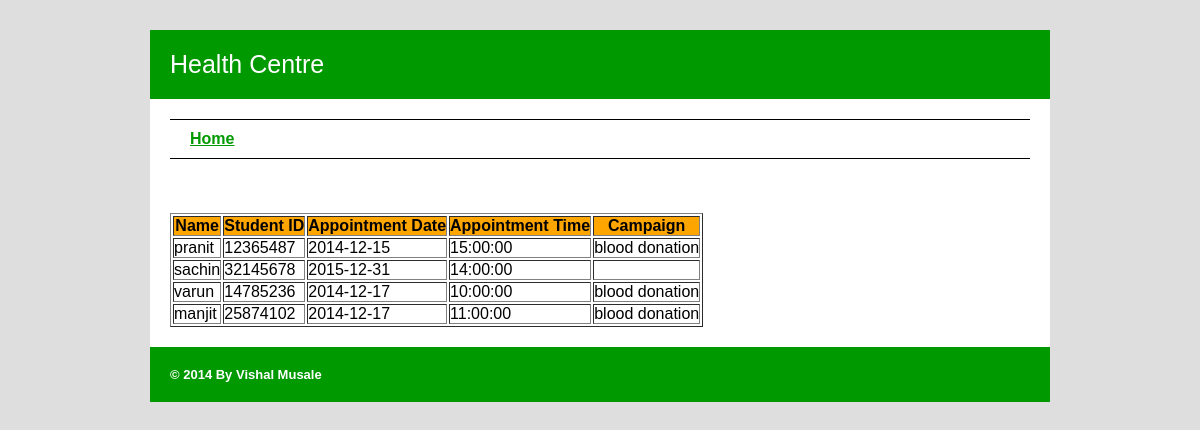
The page /view.php on the database its author committed.
### tables this page shows
CREATE TABLE IF NOT EXISTS `appointment` (
`id` int(11) NOT NULL,
  `name` varchar(150) NOT NULL,
  `stud_id` int(10) NOT NULL,
  `email` varchar(1024) NOT NULL,
  `reason` varchar(1000) NOT NULL,
  `speciality` varchar(50) NOT NULL,
  `date` date DEFAULT NULL,
  `time` time DEFAULT NULL,
  `campaign` varchar(100) NOT NULL,
  `actions` varchar(50) NOT NULL
);

### view.php (the view)
<?php include 'header.php'; ?>
	<div id = "navigation">
		<tr><td><a href = "schedule_appointment.php">Home</a></td><td>&nbsp;&nbsp;&nbsp;</td>
	</div>
	<br><br><br>
<?php
	$sql= "SELECT name, stud_id, date, time, campaign FROM appointment";
	$result=mysql_query($sql);
	echo "<table border='1' align='center'>
	<tr bgcolor = 'orange'>
	<th> Name </th>
	<th> Student ID </th>
	<th> Appointment Date </th>
	<th> Appointment Time </th>
	<th> Campaign </th>
	</tr>";
	while($row = mysql_fetch_array($result,MYSQL_ASSOC))
	{
	echo "<tr>";
	echo "<td>" . $row['name'] . "</td>";
	echo "<td>" . $row['stud_id'] . "</td>";
	echo "<td>" . $row['date'] . "</td>";
	echo "<td>" . $row['time'] . "</td>";
	echo "<td>" . $row['campaign'] . "</td>";
	echo "</tr>";
	}
	echo "</table>";
?>
<?php include 'footer.php'; ?>

### css/green.css (style rules this page uses)
*, html { margin: 0; padding: 0; }
body { background-color: #dedede; }
#template_wrapper #template_content a { color: #009900; }

### css/custom.css (style rules this page uses)
#navigation { padding: 10px; padding-left: 20px; border-top: 1px solid #000000; border-bottom: 1px solid #000000; color: #000000; }
#navigation a { color: #333333; font-weight: bold; }

### rows shown on the page
appointment: name "pranit", stud "12365487", date "2014-12-15", time "15:00:00", campaign "blood donation"
appointment: name "sachin", stud "32145678", date "2015-12-31", time "14:00:00"
appointment: name "varun", stud "14785236", date "2014-12-17", time "10:00:00", campaign "blood donation"
appointment: name "manjit", stud "25874102", date "2014-12-17", time "11:00:00", campaign "blood donation"
